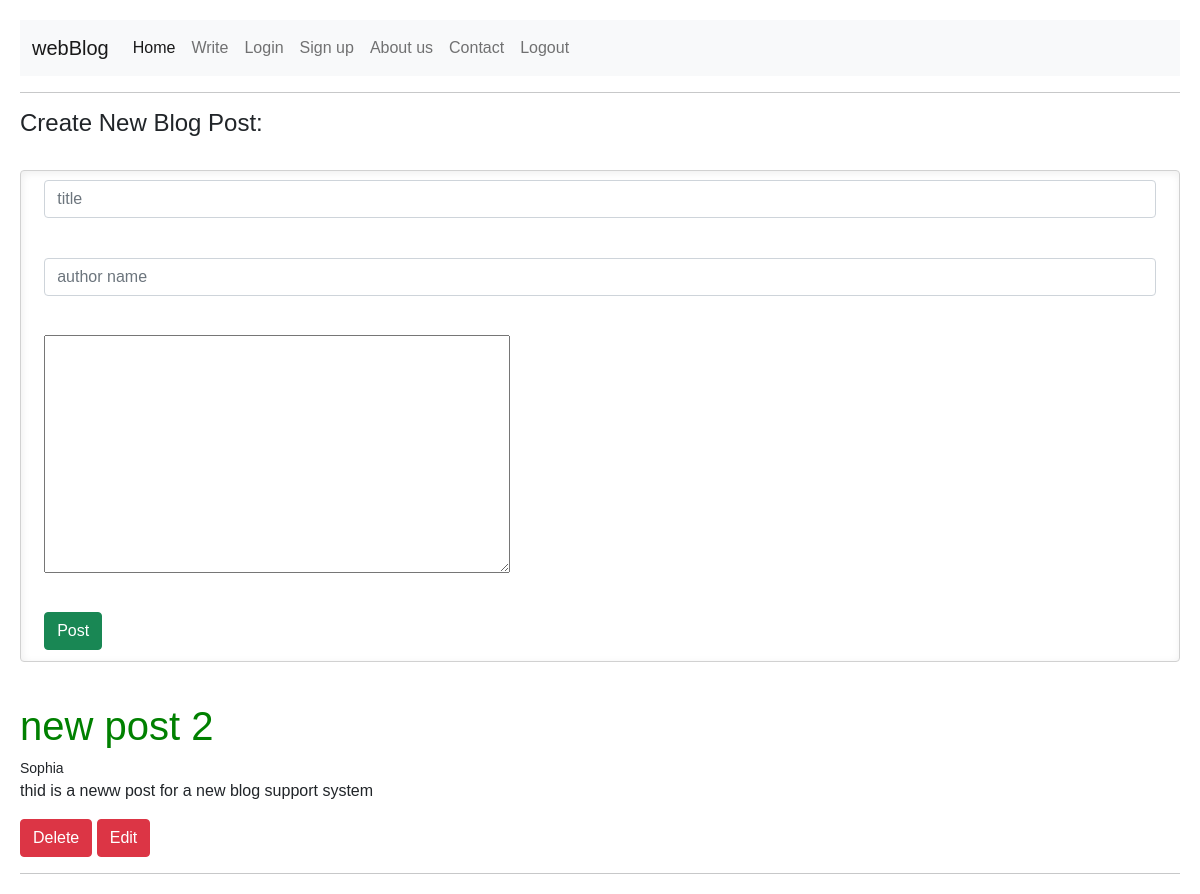
The app's page /write (signed in), older data.
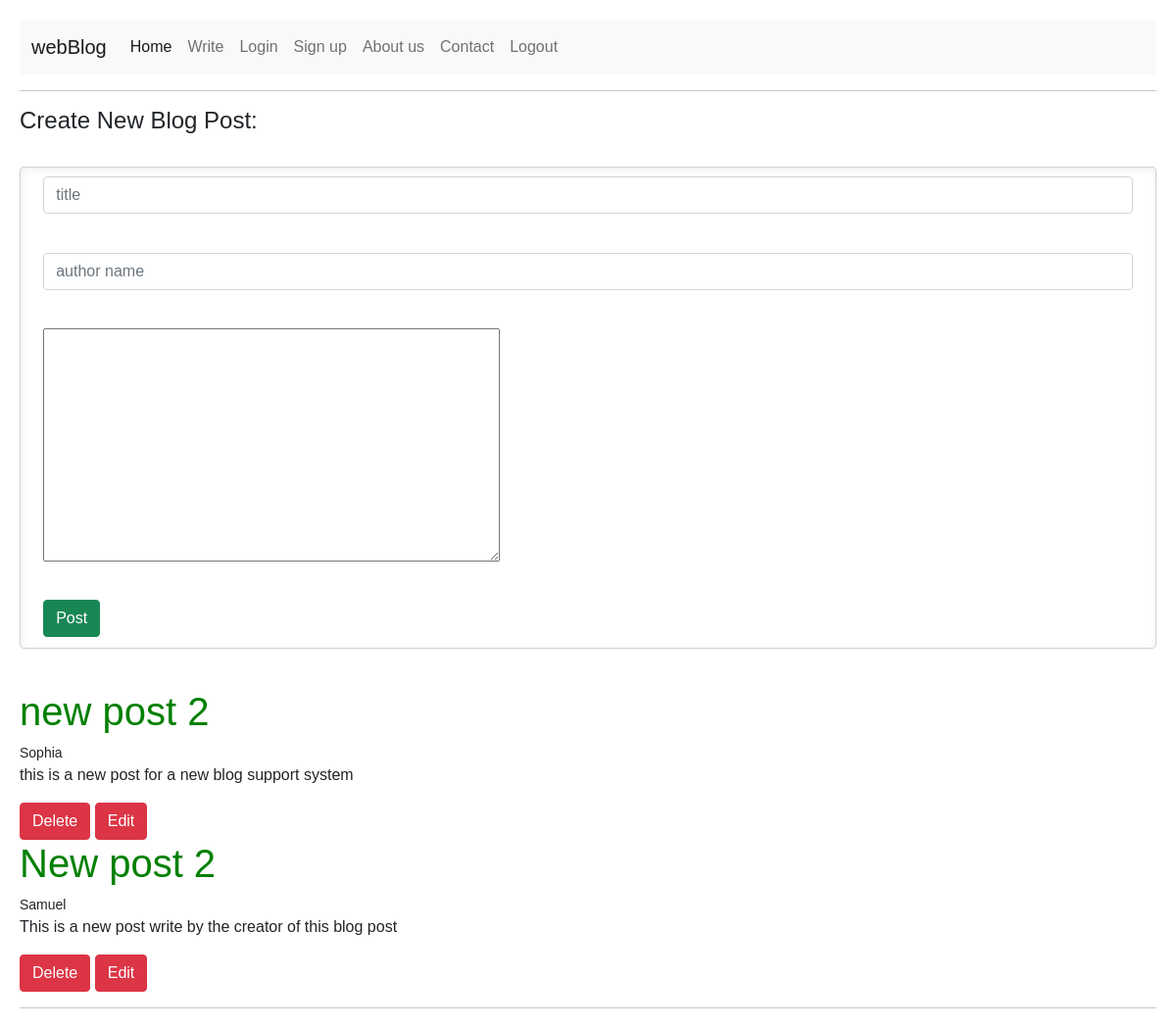
The same page, newer data.
### blog/models.py (models this page shows)
class BlogContent(db.Model):
    id = db.Column(db.Integer, primary_key=True)
    title = db.Column(db.String(150), nullable=False)
    author = db.Column(db.String(20), nullable=False, default='N/A')
    content = db.Column(db.Text, nullable=False)
    date = db.Column(db.DateTime, nullable=False, default=datetime.utcnow)
    user_id = db.Column(db.Integer, db.ForeignKey('user.id'))

### blog/auth.py (the view, shortened to what this page needs)
@auth.route('/write', methods=['GET','POST'])
@login_required
def write():
    article = BlogContent.query.order_by(BlogContent.date).all()
    return render_template('posts.html', user=current_user, articles = article)

### blog/__init__.py (called while the page is built)
def create_app():
    app = Flask(__name__)
    app.secret_key = 'hdjds njdj'
    app.config['SESSION_TYPE'] = 'filesystem'
    app.config['SQLALCHEMY_DATABASE_URI'] = f'sqlite:///{DB_NAME}'
    db.init_app(app)
    from .views import views
    from .auth import auth
    app.register_blueprint(views, url_prefix='/')
    app.register_blueprint(auth, url_prefix='/')
    from flask_login import LoginManager
    from .models import User, BlogContent, Contact
    create_database(app)
    login_manager = LoginManager()
    login_manager.login_view = 'auth.login'
    login_manager.init_app(app)
    @login_manager.user_loader
    def load_user(id):
        return User.query.get(int(id))
    return app

### blog/templates/posts.html (shortened to what this page needs)
{% extends "base.html" %}
    {% block content %}
    <hr>
    <h4>Create New Blog Post:</h4>
        <br>
        <form action='/write' method='POST'>
            <div class="mb-3">
                <input type='text' class="form-control" name='title' id='title' placeholder="title">
            </div>
            <br>
            <div class="mb-3">
                <input type='text' class="form-control" name='author' id='author' placeholder="author name">
            <br>
            </div>
            <div class="mb-3">
                <textarea name="content" id="content" cols="50" rows="10"></textarea>
            </div>
            <br>
            <div>
                <button type="submit" class="btn btn-success">Post</button>
        </div>
        </form>
        <br>
        {% for article in articles %}
            <h1>{{ article.title }}</h1>
            <small>{{ article.author }}</small>
            <p>{{ article.content }}</p>
        <button class="btn btn-danger" > <a href="/write/delete/{{ article.id }}">Delete</a> </button>
        <button class="btncolor btn btn-danger" > <a href="/write/edit/{{ article.id }}">Edit</a> </button>
            {% endfor %}
            <hr>
    {% endblock %}

Row changes from the older to the newer data that the page shows:
changed BlogContent "new post 2": content "thid is a neww post for a new blog support system" → "this is a new post for a new blog support system"
added BlogContent: title "New post 2", author "Samuel", content "This is a new post write by the creator of this blog post"
